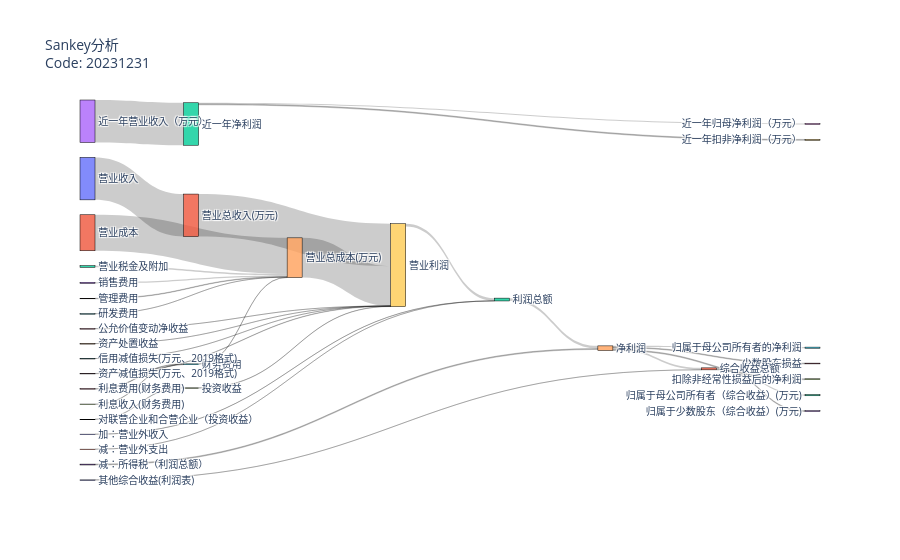

Write notebook code for a chart like this one.
### Code cell
import plotly.graph_objects as go
# override gray link colors with 'source' colors
# change 'magenta' to its 'rgba' value to add opacity


fig = go.Figure(data=[go.Sankey(

    node = dict(
      pad = 15,
      thickness = 15,
      line = dict(color = "black", width = 0.5),
      label =  node['cnName'].tolist(),
      # color =  data['data'][0]['node']['color']
    ),
    # Add links
    link = dict(
      source =  link['S'].tolist(),
      target =  link['T'].tolist(),
      value =  abs(link['V']).tolist(),
      # label =  data['data'][0]['link']['label'],
      # color =  data['data'][0]['link']['color']
))])

fig.update_layout(title_text="Sankey分析<br>"+"Code: "+str(day),
                  font_size=10)
fig.show()

### Figure 1 — Plotly figure (JSON) as saved in the notebook; plotly's stock layout.template omitted (floating-point values rounded to 4 significant figures)
{"data": [{"link": {"source": [1, 2, 3, 4, 5, 25, 8, 12, 13, 9, 10, 11, 14, 14, 14, 14, 20, 0, 21, 21, 23, 22, 22, 34, 31, 6, 7, 24, 35, 36, 26, 27], "target": [34, 34, 34, 34, 34, 34, 7, 14, 14, 12, 12, 12, 15, 16, 17, 21, 21, 31, 32, 33, 22, 28, 29, 9, 9, 9, 9, 9, 9, 9, 5, 5], "value": [394783850496, 18584610816, 12272115712, 5766947840, 3714825472, 535987744, 58933924, 29805428736, 9349869568, 29251702784, 1149550336, 595824256, 12162683904, 8292874240, 9793841152, 20455559168, 1372238592, 465739087872, 13040000000.0, 8790053100, 465739080000, 12162685000, 9793841200, 435658360000, 465739080000, 340112544, 2687829760, 10858912, 377876800, 3489952500, 5737473536, 2997068032]}, "node": {"label": ["营业收入", "营业成本", "营业税金及附加", "销售费用", "管理费用", "财务费用", "公允价值变动净收益", "投资收益", "对联营企业和合营企业（投资收益）", "营业利润", "加：营业外收入", "减：营业外支出", "利润总额", "减：所得税（利润总额）", "净利润", "归属于母公司所有者的净利润", "少数股东损益", "扣除非经常性损益后的净利润", "息税前利润(EBIT)", "息税折旧摊销前利润(EBITDA)", "其他综合收益(利润表)", "综合收益总额", "近一年净利润", "近一年营业收入（万元）", "资产处置收益", "研发费用", "利息费用(财务费用)", "利息收入(财务费用)", "近一年归母净利润（万元）", "近一年扣非净利润（万元）", "营业总收入TTM(万元)", "营业总收入(万元)", "归属于母公司所有者（综合收益）(万元)", "归属于少数股东（综合收益）(万元)", "营业总成本(万元)", "信用减值损失(万元、2019格式)", "资产减值损失(万元、2019格式)"], "line": {"color": "black", "width": 0.5}, "pad": 15, "thickness": 15}, "type": "sankey"}], "layout": {"font": {"size": 10}, "title": {"text": "Sankey分析<br>Code: 20231231"}}}
